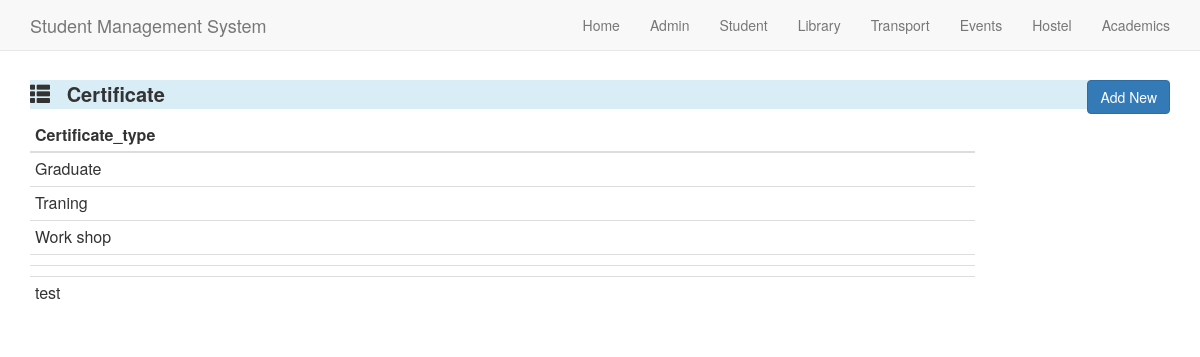
The app's page /certificates/ with its own data.
### Academics/models.py (models this page shows, shortened)
class Certificates(models.Model):
    Certificate_type=models.CharField(max_length=20)

### Academics/views.py (the view)
# urls.py: url(r'^certificates/$',acaview.getCertificate,name='certificate'),
def getCertificate(request):
    query =Certificates.objects.all()
    type_list = []
    for q in query:
        temp_dict = {}
        temp_dict['Certificate_type']= q.Certificate_type
        type_list.append(temp_dict)
    context_dict = {'query':type_list}
    return render(request,'certificate.html',context_dict)

### Academics/templates/certificate.html (shortened to what this page needs)
<html>
<head>
	<link rel="stylesheet" href="https://maxcdn.bootstrapcdn.com/bootstrap/3.3.7/css/bootstrap.min.css">
</head>
<body >
{% block content %}
  <nav class="navbar navbar-default navbar-fixed-top">
    <div class="container">
      <div class="navbar-header">
        <a class="navbar-brand" href="index.html">Student Management System</a>
      </div>
      <div class="collapse navbar-collapse" id="myNavbar">
        <ul class="nav navbar-nav navbar-right">
          <li><a href="/">Home</a></li>
          <li><a href="/admin">Admin</a></li>
          <li><a href="/student">Student</a></li>
          <li><a href="/library">Library</a></li>
          <li><a href="/transport">Transport</a></li>
          <li><a href="/events">Events</a></li>
          <li><a href="/hostel">Hostel</a></li>
          <li><a href="/academics">Academics</a></li>
        </ul>
      </div>
    </div>
  </nav>
 <br><br>
 <br>
 <br>
 <div class="container">
	<div class="row">
		<div class='col-md-12'>
			<p class="bg-info" style='font-size:20px;font-weight:bold;'>
				<span class="glyphicon glyphicon-th-list"></span>
				&nbsp;
				Certificate
				<a href="/addcertificates" button type="button" style="float: right"  class="btn btn-primary">Add New</button></a>
			</p>
		</div>
	</div>
		<div class='row'>
		<div class='col-md-10 pull-left'>
		<table class="table table-condensed">
			<thead>
		<tr>
			<th>Certificate_type</th>
    </tr>
      </thead>
      <tbody>
      {% for q in query %}
    <tr>
      <td>{{q.Certificate_type}}</td>
		</tr>
		{% endfor %}
	</tbody>
	</table>
		</div>
	</div>
</div>
{% endblock %}

### records on screen
Certificates: Certificate_type "Graduate"
Certificates: Certificate_type "Traning"
Certificates: Certificate_type "Work shop"
Certificates: Certificate_type "test"
